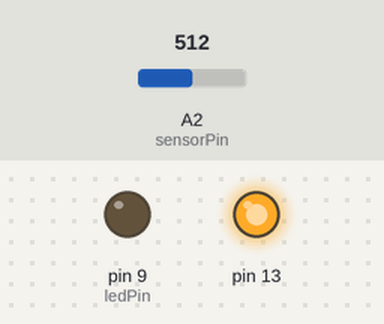
Simulated run of this sketch. Board: Arduino Uno, built with avr-gcc and run on an emulated ATmega328P. On the bench: output pins drawn as LEDs (lit = HIGH). The inputs (shaded band) are chosen by the test bench; at power-on: A2 (sensorPin) = 512.

Above: at 0.1 s.
At 6.2 s:
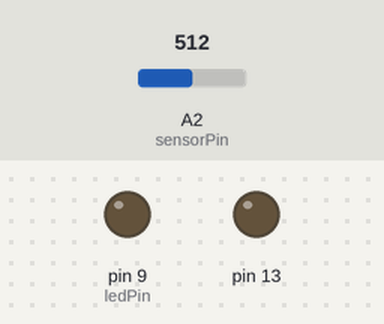
6.3 s: A2 (sensorPin) set to 306
At 7.2 s:
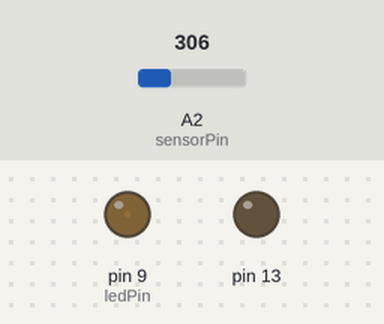
Timing chart, 0 to 9.3 s (numbered marks = the images above; inputs shaded):
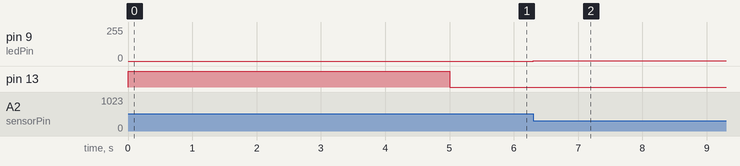

Measured:
- after the input at 6.3 s, pin 9 (ledPin): 0/255 → 1/255 at once

The sketch:

arduino_calibration.pde
```cpp
int sensorPin = 2;
int ledPin = 9;

int val = 0;
int sensorMin = 1023, sensorMax = 0;

void setup() {
  // signal the start of the calibration period
  pinMode(13, OUTPUT);
  digitalWrite(13, HIGH);

  // calibrate during the first five seconds
  while (millis() < 5000) {
    val = analogRead(sensorPin);

    // record the maximum sensor value
    if (val > sensorMax) {
      sensorMax = val;
    }

    // record the minimum sensor value
    if (val < sensorMin) {
      sensorMin = val;
    }
  }

  // signal the end of the calibration period
  digitalWrite(13, LOW);
}

void loop() {
  val = analogRead(sensorPin);

  // apply the calibration to the sensor reading
  val = map(val, sensorMin, sensorMax, 0, 255);

  // in case the sensor value is outside the range seen during calibration
  val = constrain(val, 0, 255);

  analogWrite(ledPin, val);
}
```
